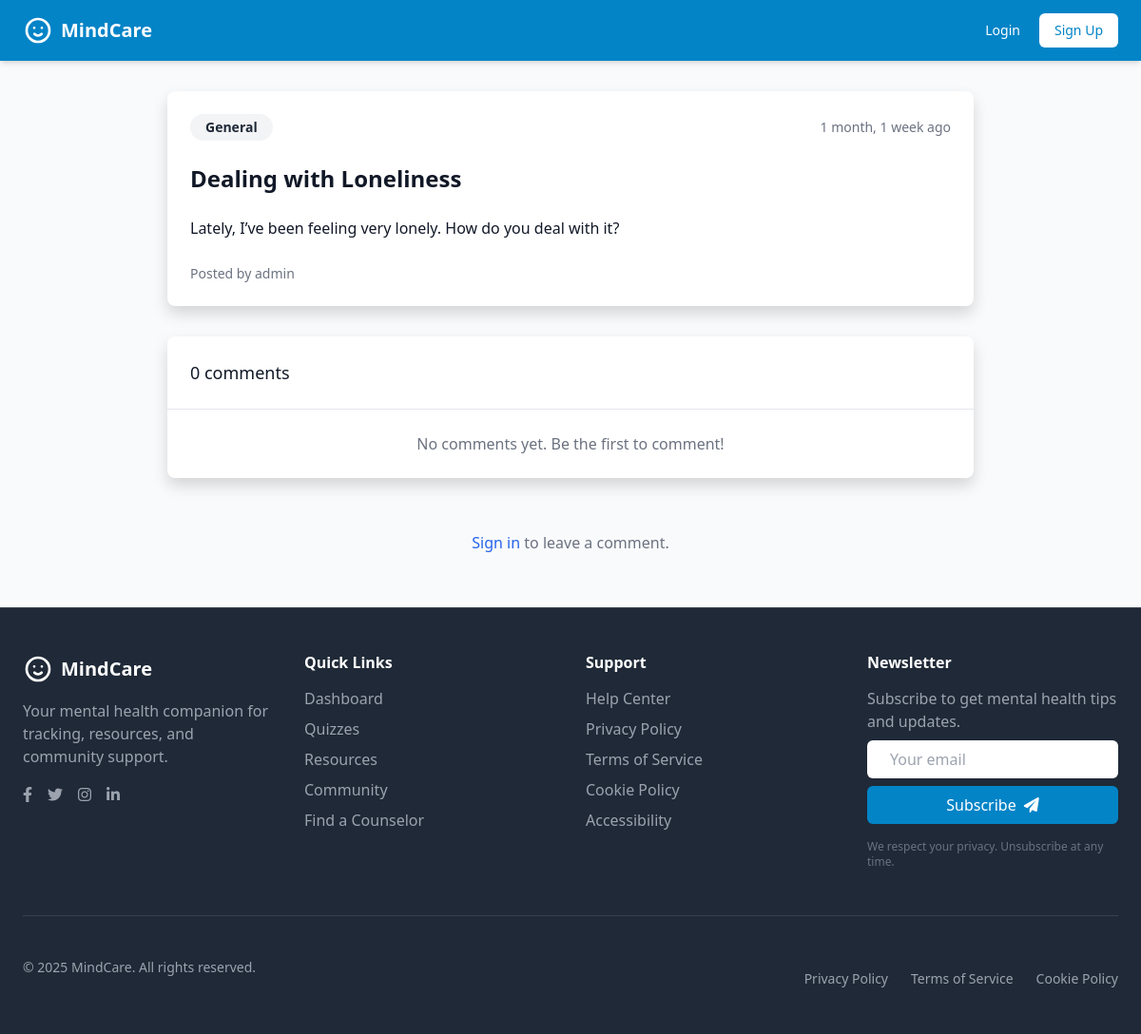
The page /forum/9/ on the database its author committed.
### mentalhealth/models.py (models this page shows, shortened)
class ForumPost(models.Model):
    user = models.ForeignKey(User, on_delete=models.CASCADE)
    title = models.CharField(max_length=200)
    content = models.TextField()
    category = models.ForeignKey(MentalHealthCategory, on_delete=models.SET_NULL, null=True)
    created_at = models.DateTimeField(auto_now_add=True)
    updated_at = models.DateTimeField(auto_now=True)
    is_anonymous = models.BooleanField(default=False)
    class Meta:
        ordering = ['-created_at']

class User(AbstractUser):
    USER_TYPES = (
        ('STUDENT', 'Student'),
        ('COUNSELOR', 'Counselor'),
        ('ADMIN', 'Admin'),
    )
    user_type = models.CharField(max_length=10, choices=USER_TYPES, default='STUDENT')
    date_of_birth = models.DateField(null=True, blank=True)
    phone_number = models.CharField(max_length=15, blank=True)
    institution = models.CharField(max_length=100, blank=True)
    profile_picture = models.ImageField(upload_to='profile_pics/', blank=True)
    bio = models.TextField(blank=True)
    is_verified = models.BooleanField(default=False)
    groups = models.ManyToManyField(
        Group,
        related_name="custom_user_groups",  # Adjust related_name to avoid conflicts
        blank=True
    )
    user_permissions = models.ManyToManyField(
        Permission,
        related_name="custom_user_permissions",  # Adjust related_name to avoid conflicts
        blank=True
    )

### mentalhealth/views.py (the view)
# urls.py: path('forum/<int:pk>/', forum_post_detail, name='forum_post_detail'),
def forum_post_detail(request, pk):
    post = get_object_or_404(ForumPost, pk=pk)
    if request.method == 'POST' and request.user.is_authenticated:
        form = ForumCommentForm(request.POST)
        if form.is_valid():
            comment = form.save(commit=False)
            comment.post = post
            comment.user = request.user
            comment.save()
            messages.success(request, 'Your comment has been added!')
            return redirect('forum_post_detail', pk=post.pk)
    else:
        form = ForumCommentForm()
    return render(request, 'forum_post_detail.html', {
        'post': post,
        'form': form,
    })

### mentalhealth/forms.py
class ForumCommentForm(forms.ModelForm):
    class Meta:
        model = ForumComment
        fields = ['content', 'is_anonymous']
        widgets = {
            'content': forms.Textarea(attrs={'rows': 3}),
        }

### mentalhealth/context_processors.py (called while the page is built)
def mood_choices(request):
    return {
        'MOOD_CHOICES': MoodEntry.MOOD_CHOICES
    }

### mentalhealth/templates/forum_post_detail.html (shortened to what this page needs)
{% extends 'base.html' %}
{% load widget_tweaks %}
{% block content %}
<div class="max-w-4xl mx-auto px-4 sm:px-6 lg:px-8 py-8">
    <div class="bg-white shadow rounded-lg overflow-hidden mb-8">
        <div class="p-6">
            <div class="flex items-center justify-between mb-4">
                <div>
                    <span class="inline-block px-3 py-1 rounded-full text-sm font-semibold
                              {% if post.category %}text-{{ post.category.color }}-800 bg-{{ post.category.color }}-100{% else %}text-gray-800 bg-gray-100{% endif %}">
                        {% if post.category %}{{ post.category.name }}{% else %}General{% endif %}
                    </span>
                </div>
                <span class="text-sm text-gray-500">
                    {{ post.created_at|timesince }} ago
                </span>
            </div>
            <h1 class="text-2xl font-bold text-gray-900 mb-4">{{ post.title }}</h1>
            <div class="prose max-w-none mb-6">
                {{ post.content|linebreaks }}
            </div>
            <div class="flex items-center justify-between mt-4">
                <span class="text-sm text-gray-500">
                    Posted {% if post.is_anonymous %}anonymously{% else %}by {{ post.user.username }}{% endif %}
                </span>
            </div>
        </div>
    </div>
    <div class="bg-white shadow rounded-lg overflow-hidden mb-8">
        <div class="px-6 py-4 border-b border-gray-200">
            <h2 class="text-lg font-medium text-gray-900">
                {{ post.comments.count }} comment{{ post.comments.count|pluralize }}
            </h2>
        </div>
        <ul class="divide-y divide-gray-200">
            {% for comment in post.comments.all %}
            <li class="px-6 py-4">
                <div class="flex justify-between mb-2">
                    <span class="text-sm font-medium text-gray-900">
                        {% if comment.is_anonymous %}Anonymous{% else %}{{ comment.user.username }}{% endif %}
                    </span>
                    <span class="text-sm text-gray-500">
                        {{ comment.created_at|timesince }} ago
                    </span>
                </div>
                <div class="prose-sm max-w-none mb-2">
                    {{ comment.content|linebreaks }}
                </div>
                {% if comment.user == request.user %}
                <div class="text-right">
                    <form method="post" action="{% url 'forum_comment_delete' comment.id %}" class="inline">
                        {% csrf_token %}
                        <button type="submit" class="text-sm text-red-600 hover:text-red-800">
                            Delete
                        </button>
                    </form>
                </div>
                {% endif %}
            </li>
            {% empty %}
            <li class="px-6 py-4 text-center text-gray-500">
                No comments yet. Be the first to comment!
            </li>
            {% endfor %}
        </ul>
    </div>
    {% if request.user.is_authenticated %}
    <div class="bg-white shadow rounded-lg overflow-hidden">
        <div class="px-6 py-4 border-b border-gray-200">
            <h3 class="text-lg font-medium text-gray-900">Add a Comment</h3>
        </div>
        <div class="p-6">
            <form method="post">
                {% csrf_token %}
                <div class="mb-4">
                    {{ form.content|add_class:"block w-full rounded-md border-gray-300 shadow-sm focus:border-blue-500 focus:ring-blue-500" }}
                </div>
                <div class="flex items-center justify-between">
                    <div class="flex items-center">
                        {{ form.is_anonymous }}
                        <label for="{{ form.is_anonymous.id_for_label }}" class="ml-2 block text-sm text-gray-700">
                            Post anonymously
                        </label>
                    </div>
                    <button type="submit" class="inline-flex items-center px-4 py-2 border border-transparent text-sm font-medium rounded-md shadow-sm text-white bg-blue-600 hover:bg-blue-700 focus:outline-none focus:ring-2 focus:ring-offset-2 focus:ring-blue-500">
                        Submit Comment
                    </button>
                </div>
            </form>
        </div>
    </div>
    {% else %}
    <div class="text-center py-4">
        <p class="text-gray-500">
            <a href="{% url 'login' %}?next={{ request.path }}" class="text-blue-600 hover:text-blue-800">Sign in</a>
            to leave a comment.
        </p>
    </div>
    {% endif %}
</div>
{% endblock %}

### mentalhealth/templates/base.html (style rules this page uses)
:root { --color-primary-500: #0ea5e9; --color-primary-600: #0284c7; }
html { scroll-behavior: smooth; scroll-padding-top: 80px; }
.prose { max-width: 65ch; line-height: 1.6; }

### rows shown on the page
ForumPost: created_at "1 month, 1 week", title "Dealing with Loneliness", content "Lately, I’ve been feeling very lonely. How do you deal with it?", user.username "admin", comments.count "0"
